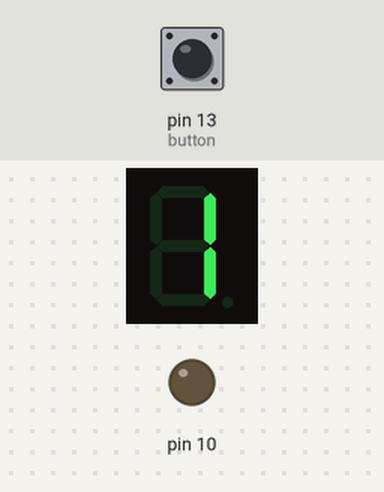
Simulated run of this sketch. Board: Arduino Uno, built with avr-gcc and run on an emulated ATmega328P. Parts: 1-digit seven-segment display, output pins drawn as LEDs (lit = HIGH). Inputs (shaded band) come from the test bench; at power-on: pin 13 (button) HIGH. Random numbers use the default seed unless the sketch sets one.

Above: at 0.61 s.
At 1.2 s:
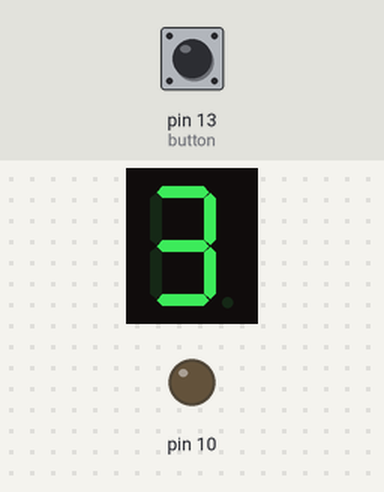
1.3 s: pin 13 (button) pulled LOW for 3.2 s
At 1.3 s:
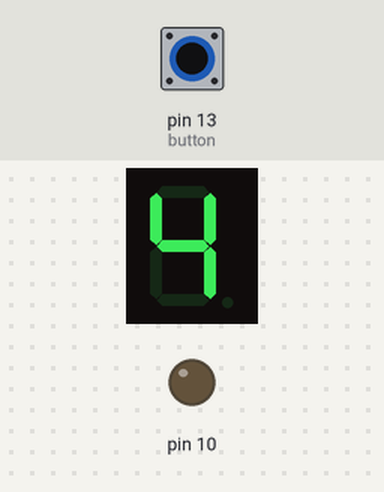
Timing chart, 0 to 4.3 s (numbered marks = the images above; inputs shaded):
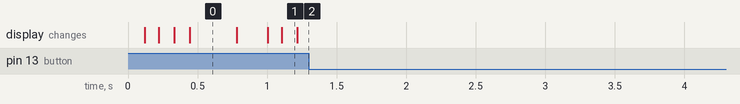

The sketch:

Seven_Seg_Display_Dice.ino
```cpp
#include <SevenSeg.h>

SevenSeg disp( 2, 3, 4, 5, 6, 7, 8 ); // A B C D E F G .
const int button = 13;
int button_state = 0, rand_num;

void setup(){
    pinMode(2, OUTPUT);
    pinMode(3, OUTPUT);
    pinMode(4, OUTPUT);
    pinMode(5, OUTPUT);
    pinMode(6, OUTPUT);
    pinMode(7, OUTPUT);
    pinMode(8, OUTPUT);
    pinMode(10, OUTPUT);
    pinMode(button, INPUT );

    const int digit_num = 1;
    int digits[digit_num] = { 9 };
    disp.setDigitPins(digit_num,digits);

    Serial.begin( 9600 );
    randomSeed( analogRead(0) );
}

void loop(){
    button_state = digitalRead( button );
    if ( button_state == LOW ){
        digitalWrite( 10, 0 );
        delay ( 100 );
        digitalWrite( 10, 1 );
        delay ( 100 );
    }
    else{
        rand_num = random( 1,7 );
        disp.write( rand_num );
        delay( 100 );
        button_state = digitalRead( button );
        while( button_state == LOW ){
            disp.write( rand_num );
            button_state = digitalRead( button );
            if( button_state == HIGH )
                break;
        }
    }
}
```
